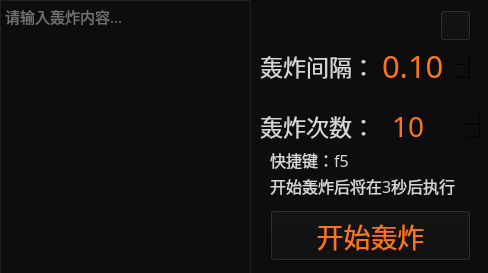
<?xml version="1.0" encoding="UTF-8"?>
<ui version="4.0">
 <class>Form</class>
 <widget class="QWidget" name="Form">
  <property name="geometry">
   <rect>
    <x>0</x>
    <y>0</y>
    <width>488</width>
    <height>273</height>
   </rect>
  </property>
  <property name="windowTitle">
   <string>消息轰炸</string>
  </property>
  <property name="styleSheet">
   <string notr="true">QWidget{background-color: rgb(13,13,13);
color:rgb(214,214,214);}
QDoubleSpinBox{border:none;}
QPlainTextEdit{font-size:15px;
border:1px solid rgb(31,31,31);}
QSpinBox{border:none;
font-size:23}
QPushButton{color:rgb(254,118,26) ;}</string>
  </property>
  <widget class="QDoubleSpinBox" name="spj">
   <property name="geometry">
    <rect>
     <x>380</x>
     <y>50</y>
     <width>91</width>
     <height>31</height>
    </rect>
   </property>
   <property name="font">
    <font>
     <family>黑体</family>
     <pointsize>23</pointsize>
    </font>
   </property>
   <property name="styleSheet">
    <string notr="true">color:rgb(254,118,26) ;</string>
   </property>
   <property name="minimum">
    <double>0.000000000000000</double>
   </property>
   <property name="maximum">
    <double>30.989999999999998</double>
   </property>
   <property name="singleStep">
    <double>0.100000000000000</double>
   </property>
   <property name="value">
    <double>0.100000000000000</double>
   </property>
  </widget>
  <widget class="QPlainTextEdit" name="neirong">
   <property name="geometry">
    <rect>
     <x>0</x>
     <y>0</y>
     <width>251</width>
     <height>281</height>
    </rect>
   </property>
   <property name="font">
    <font>
     <family>幼圆</family>
     <pointsize>-1</pointsize>
    </font>
   </property>
   <property name="placeholderText">
    <string>请输入轰炸内容...</string>
   </property>
  </widget>
  <widget class="QLabel" name="label">
   <property name="geometry">
    <rect>
     <x>260</x>
     <y>50</y>
     <width>111</width>
     <height>31</height>
    </rect>
   </property>
   <property name="font">
    <font>
     <family>幼圆</family>
     <pointsize>17</pointsize>
    </font>
   </property>
   <property name="text">
    <string>轰炸间隔：</string>
   </property>
  </widget>
  <widget class="QLabel" name="label_2">
   <property name="geometry">
    <rect>
     <x>260</x>
     <y>110</y>
     <width>111</width>
     <height>31</height>
    </rect>
   </property>
   <property name="font">
    <font>
     <family>幼圆</family>
     <pointsize>17</pointsize>
    </font>
   </property>
   <property name="text">
    <string>轰炸次数：</string>
   </property>
  </widget>
  <widget class="QSpinBox" name="spn">
   <property name="geometry">
    <rect>
     <x>390</x>
     <y>110</y>
     <width>91</width>
     <height>31</height>
    </rect>
   </property>
   <property name="font">
    <font>
     <family>黑体</family>
     <pointsize>21</pointsize>
    </font>
   </property>
   <property name="styleSheet">
    <string notr="true">color:rgb(254,118,26) ;</string>
   </property>
   <property name="value">
    <number>10</number>
   </property>
  </widget>
  <widget class="QPushButton" name="btstart">
   <property name="geometry">
    <rect>
     <x>270</x>
     <y>210</y>
     <width>201</width>
     <height>51</height>
    </rect>
   </property>
   <property name="font">
    <font>
     <family>幼圆</family>
     <pointsize>20</pointsize>
    </font>
   </property>
   <property name="text">
    <string>开始轰炸</string>
   </property>
  </widget>
  <widget class="QLabel" name="label_3">
   <property name="geometry">
    <rect>
     <x>270</x>
     <y>150</y>
     <width>141</width>
     <height>20</height>
    </rect>
   </property>
   <property name="font">
    <font>
     <family>幼圆</family>
     <pointsize>12</pointsize>
    </font>
   </property>
   <property name="text">
    <string>快捷键：f5</string>
   </property>
  </widget>
  <widget class="QLabel" name="label_4">
   <property name="geometry">
    <rect>
     <x>270</x>
     <y>170</y>
     <width>221</width>
     <height>31</height>
    </rect>
   </property>
   <property name="font">
    <font>
     <family>幼圆</family>
     <pointsize>12</pointsize>
    </font>
   </property>
   <property name="text">
    <string>开始轰炸后将在3秒后执行</string>
   </property>
  </widget>
  <widget class="QPushButton" name="btmenu">
   <property name="geometry">
    <rect>
     <x>440</x>
     <y>10</y>
     <width>31</width>
     <height>31</height>
    </rect>
   </property>
   <property name="styleSheet">
    <string notr="true">QPushButton {background-image:url(back4.png);
color: rgb(255,121,32) ;}</string>
   </property>
   <property name="text">
    <string/>
   </property>
  </widget>
 </widget>
 <resources/>
 <connections/>
</ui>
